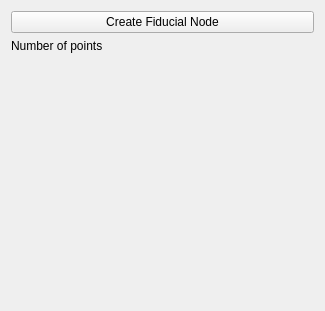
<?xml version="1.0" encoding="UTF-8"?>
<ui version="4.0">
 <class>FiducialGenerator</class>
 <widget class="qMRMLWidget" name="FiducialGenerator">
  <property name="geometry">
   <rect>
    <x>0</x>
    <y>0</y>
    <width>325</width>
    <height>311</height>
   </rect>
  </property>
  <layout class="QVBoxLayout" name="verticalLayout">
   <item>
    <widget class="QPushButton" name="createFiducialButton">
     <property name="text">
      <string>Create Fiducial Node</string>
     </property>
    </widget>
   </item>
   <item>
    <widget class="QLabel" name="fiducialInfoLabel">
     <property name="text">
      <string>Number of points</string>
     </property>
    </widget>
   </item>
   <item>
    <spacer name="verticalSpacer">
     <property name="orientation">
      <enum>Qt::Vertical</enum>
     </property>
     <property name="sizeHint" stdset="0">
      <size>
       <width>20</width>
       <height>40</height>
      </size>
     </property>
    </spacer>
   </item>
  </layout>
 </widget>
 <customwidgets>
  <customwidget>
   <class>qMRMLWidget</class>
   <extends>QWidget</extends>
   <header>qMRMLWidget.h</header>
   <container>1</container>
  </customwidget>
 </customwidgets>
 <resources/>
 <connections/>
</ui>
